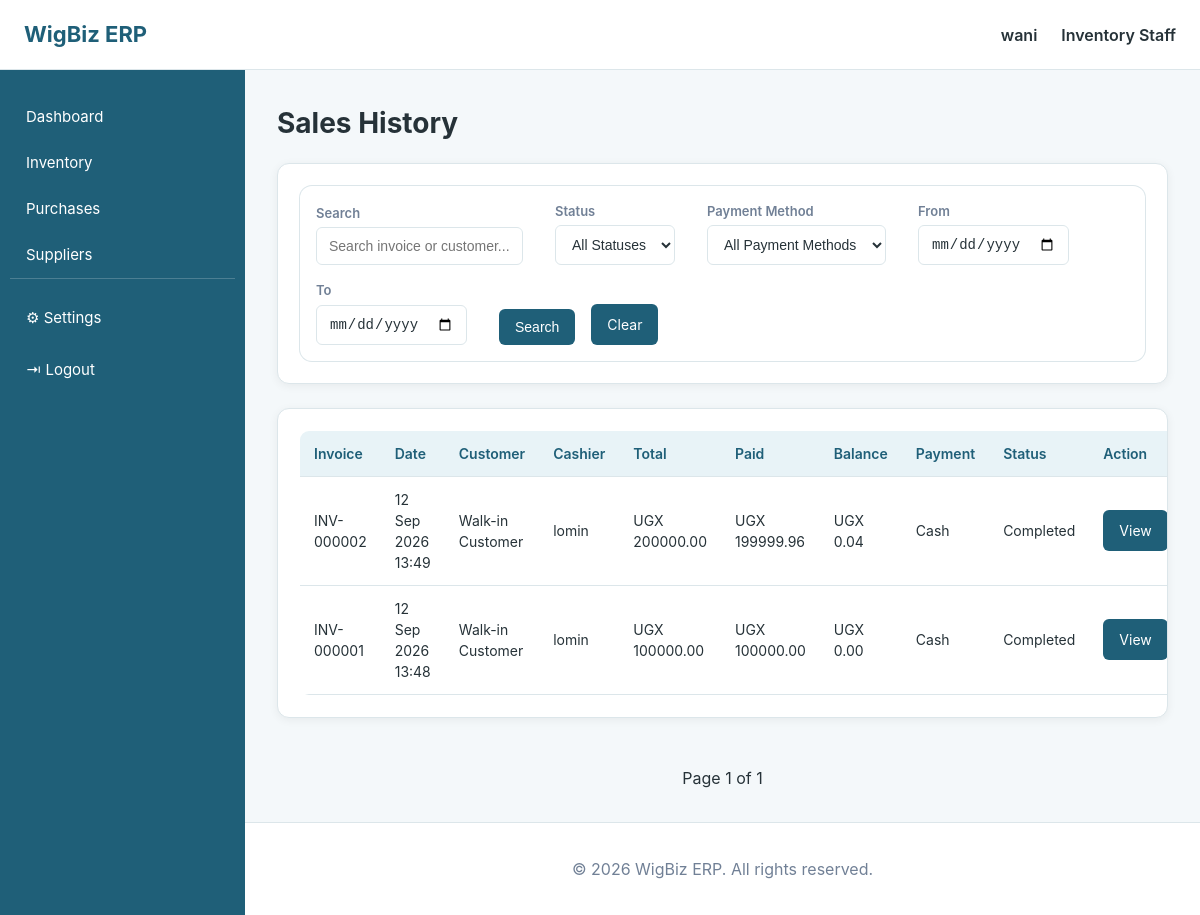
Page /sales/history/ (signed in) on the committed database.
### accounts/models.py (models this page shows, shortened)
class User(AbstractUser):
    phone = models.CharField(max_length=20, blank=True)
    role = models.ForeignKey(
        Role,
        on_delete=models.SET_NULL,
        null=True,
        blank=True,
        related_name="users",
    )
    created_at = models.DateTimeField(auto_now_add=True)

class Role(models.Model):
    name = models.CharField(max_length=50, unique=True)
    description = models.TextField(blank=True)
    created_at = models.DateTimeField(auto_now_add=True)

### sales/models.py (models this page shows, shortened)
class Sale(models.Model):
    PAYMENT_METHODS = (
        ("CASH", "Cash"),
        ("MOBILE_MONEY", "Mobile Money"),
        ("CARD", "Card"),
        ("BANK", "Bank"),
    )
    class Status(models.TextChoices):
        DRAFT = 'DRAFT', 'Draft'
        COMPLETED = 'COMPLETED', 'Completed'
        CANCELLED = 'CANCELLED', 'Cancelled'
        REFUNDED = 'REFUNDED', 'Refunded'
    status = models.CharField(
        max_length=20,
        choices=Status.choices,
        default=Status.DRAFT,
    )
    customer = models.ForeignKey(
        Customer,
        on_delete=models.SET_NULL,
        null=True,
        blank=True,
        related_name="sales"
        )
    invoice_number = models.CharField(max_length=50, unique=True)
    sale_date = models.DateTimeField(auto_now_add=True)
    subtotal = models.DecimalField(max_digits=12, decimal_places=2, default=0)
    discount = models.DecimalField(max_digits=10, decimal_places=2, default=0)
    tax = models.DecimalField(max_digits=10, decimal_places=2, default=0)
    total_amount = models.DecimalField(max_digits=12, decimal_places=2, default=0)
    paid_amount = models.DecimalField(max_digits=12, decimal_places=2, default=0)
    balance = models.DecimalField(max_digits=12, decimal_places=2, default=0)
    payment_method = models.CharField(max_length=20, choices=PAYMENT_METHODS, default="CASH")
    created_by = models.ForeignKey(User, on_delete=models.SET_NULL, null=True, related_name="sales_created")

### sales/views.py (the view)
# urls.py: path("history/",views.sales_history,name="sales_history",),
def sales_history(request):
    sales = (
        Sale.objects.select_related("customer","created_by",).order_by("-sale_date")
    )
    search = request.GET.get("search","").strip()
    if search:
        sales = sales.filter(
            Q(invoice_number__icontains=search)|Q(customer__name__icontains=search)
        )
    status = request.GET.get("status","")
    if status:
        sales = sales.filter(status=status)
    payment_method = request.GET.get("payment_method", "")
    if payment_method:
        sales = sales.filter(payment_method=payment_method)
    date_from_raw = request.GET.get("date_from","")
    date_to_raw = request.GET.get("date_to","")
    date_from = parse_date_or_none(date_from_raw)
    date_to = parse_date_or_none(date_to_raw)
    if date_from:
        sales = sales.filter(sale_date__date__gte=date_from)
    if date_to:
        sales = sales.filter(sale_date__date__lte=date_to)
    paginator = Paginator(sales,20)
    page_number = request.GET.get("page")
    page_obj = paginator.get_page(page_number)
    return render(
        request,
        "sales/sales_history.html",
        {
            "sales": page_obj,
            "search": search,
            "selected_status": status,
            "selected_payment_method":payment_method,
            "status_choices":Sale.Status.choices,
            "payment_choices":Sale.PAYMENT_METHODS,
            "date_from": date_from_raw,
            "date_to": date_to_raw,
        },
    )

### templates/sales/sales_history.html (shortened to what this page needs)
{% extends "base.html" %}
{% block content %}
<div class="page-header">
    <h1>
        Sales History
    </h1>
</div>
<div class="report-card">
    <form method="get">
        <div class="form-group">
            <label for="search">
                Search
            </label>
            <input
                type="text"
                id="search"
                name="search"
                placeholder="Search invoice or customer..."
                value="{{ search }}"
            >
        </div>
        <br>
        <div class="form-group">
            <label for="status">
                Status
            </label>
            <select
                id="status"
                name="status"
            >
                <option value="">
                    All Statuses
                </option>
            </select>
        </div>
        <br>
        <div class="form-group">
            <label for="payment_method">
                Payment Method
            </label>
            <select
                id="payment_method"
                name="payment_method"
            >
                <option value="">
                    All Payment Methods
                </option>
            </select>
        </div>
        <br>
        <div class="form-group">
            <label for="date_from">
                From
            </label>
            <input
                type="date"
                id="date_from"
                name="date_from"
                value="{{ date_from }}"
            >
        </div>
        <br>
        <div class="form-group">
            <label for="date_to">
                To
            </label>
            <input
                type="date"
                id="date_to"
                name="date_to"
                value="{{ date_to }}"
            >
        </div>
        <br>
        <button
            type="submit"
            class="btn btn-primary"
        >
            Search
        </button>
        <a
            href="{% url 'sales:sales_history' %}"
            class="btn btn-secondary"
        >
            Clear
        </a>
    </form>
</div>
<br>
<div class="report-card">
    <div class="table-container">
        <table>
            <thead>
                <tr>
                    <th>
                        Invoice
                    </th>
                    <th>
                        Date
                    </th>
                    <th>
                        Customer
                    </th>
                    <th>
                        Cashier
                    </th>
                    <th>
                        Total
                    </th>
                    <th>
                        Paid
                    </th>
                    <th>
                        Balance
                    </th>
                    <th>
                        Payment
                    </th>
                    <th>
                        Status
                    </th>
                    <th>
                        Action
                    </th>
                </tr>
            </thead>
            <tbody>
                {% for sale in sales %}
                    <tr>
                        <td>
                            {{ sale.invoice_number }}
                        </td>
                        <td>
                            {{ sale.sale_date|date:"d M Y H:i" }}
                        </td>
                        <td>
                            {% if sale.customer %}
                                {{ sale.customer }}
                            {% else %}
                                Walk-in Customer
                            {% endif %}
                        </td>
                        <td>
                            {% if sale.created_by %}
                                {{ sale.created_by.get_full_name|default:sale.created_by.username }}
                            {% else %}
                                —
                            {% endif %}
                        </td>
                        <td>
                            UGX {{ sale.total_amount }}
                        </td>
                        <td>
                            UGX {{ sale.paid_amount }}
                        </td>
                        <td>
                            UGX {{ sale.balance }}
                        </td>
                        <td>
                            {{ sale.get_payment_method_display }}
                        </td>
                        <td>
                            {% if sale.status == "COMPLETED" %}
                                <span class="status-success">
                                    {{ sale.get_status_display }}
                                </span>
                            {% elif sale.status == "CANCELLED" %}
                                <span class="status-danger">
                                    {{ sale.get_status_display }}
                                </span>
                            {% elif sale.status == "REFUNDED" %}
                                <span class="status-warning">
                                    {{ sale.get_status_display }}
                                </span>
                            {% else %}
                                <span class="status-warning">
                                    {{ sale.get_status_display }}
                                </span>
                            {% endif %}
                        </td>
                        <td>
                            <a
                                href="{% url 'sales:sale_detail' sale.pk %}"
                                class="btn btn-secondary"
                            >
                                View
                            </a>
                        </td>
                    </tr>
                {% empty %}
                    <tr>
                        <td colspan="10">
                            No sales found.
                        </td>
                    </tr>
                {% endfor %}
            </tbody>
        </table>
    </div>
</div>
<br>
<div class="pagination">
    <span>
        Page
        {{ sales.number }}
        of
        {{ sales.paginator.num_pages }}
    </span>
</div>
{% endblock %}

### templates/base.html (shortened to what this page needs)
{% load static %}
<!DOCTYPE html>
<html lang="en">
<head>
    <link rel="stylesheet"
          href="{% static 'css/dashboard.css' %}">
</head>
<body>
<header class="navbar">
    <div class="navbar-left">
        <span class="brand">
            WigBiz ERP
        </span>
    </div>
    <div class="navbar-right">
        {% if user.is_authenticated %}
            <span class="user-name">
                {{ user.username }}
            </span>
            {% if user.role %}
                <span class="user-role">
                    {{ user.role.name }}
                </span>
            {% endif %}
        {% else %}
            <a href="{% url 'accounts:login' %}">
                Login
            </a>
        {% endif %}
    </div>
</header>
<div class="layout">
{% if user.is_authenticated %}
<aside class="sidebar">
    <nav>
        <a href="{% url 'dashboard:dashboard' %}"
           class="{% if request.resolver_match.app_name == 'dashboard' %}active{% endif %}">
            <span>
                Dashboard
            </span>
        </a>
        {% if user.role and user.role.name == "Administrator" %}
            <a href="{% url 'sales:sales_history' %}"
               class="{% if request.resolver_match.url_name == 'sales_history' %}active{% endif %}">
                <span>
                    Sales
                </span>
            </a>
            <a href="{% url 'inventory:view_inventory' %}"
               class="{% if request.resolver_match.app_name == 'inventory' %}active{% endif %}">
                <span>
                    Inventory
                </span>
            </a>
            <a href="{% url 'purchase:view_purchase' %}"
               class="{% if request.resolver_match.app_name == 'purchase' %}active{% endif %}">
                <span>
                    Purchases
                </span>
            </a>
            <a href="{% url 'customers:customer_list' %}"
               class="{% if request.resolver_match.app_name == 'customers' %}active{% endif %}">
                <span>
                    Customers
                </span>
            </a>
            <a href="{% url 'suppliers:supplier_list' %}"
               class="{% if request.resolver_match.app_name == 'suppliers' %}active{% endif %}">
                <span>
                    Suppliers
                </span>
            </a>
            <a href="{% url 'employees:employee_list' %}"
               class="{% if request.resolver_match.app_name == 'employees' %}active{% endif %}">
                <span>
                    Employees
                </span>
            </a>
            <a href="{% url 'reports:dashboard' %}"
               class="{% if request.resolver_match.app_name == 'reports' %}active{% endif %}">
                <span>
                    Reports
                </span>
            </a>
            <a href="{% url 'accounts:user_list' %}"
               class="{% if request.resolver_match.url_name == 'user_list' %}active{% endif %}">
                <span>
                    Users
                </span>
            </a>
        <!-- =================================================
             MANAGER
             ================================================= -->
        {% elif user.role and user.role.name == "Inventory Staff" %}
            <a href="{% url 'inventory:view_inventory' %}"
               class="{% if request.resolver_match.app_name == 'inventory' %}active{% endif %}">
                <span>
                    Inventory
                </span>
            </a>
            <a href="{% url 'purchase:view_purchase' %}"
               class="{% if request.resolver_match.app_name == 'purchase' %}active{% endif %}">
                <span>
                    Purchases
                </span>
            </a>
            <a href="{% url 'suppliers:supplier_list' %}"
               class="{% if request.resolver_match.app_name == 'suppliers' %}active{% endif %}">
                <span>
                    Suppliers
                </span>
            </a>
        {% endif %}
        <div class="bottom-links">
            <a href="{% url 'accounts:settings' %}"
               class="{% if request.resolver_match.app_name == 'accounts' and request.resolver_match.url_name == 'settings' %}active{% endif %}">
                <span>
                    ⚙ Settings
                </span>
            </a>
            <a href="{% url 'accounts:logout' %}">
                <span>
                    ⇥ Logout
                </span>
            </a>
        </div>
    </nav>
</aside>
{% endif %}
<main class="main-content">
    {% block content %}
    {% endblock %}
</main>
</div>
<footer class="footer">
    <p>
        &copy; {% now "Y" %} WigBiz ERP.
        All rights reserved.
    </p>
</footer>
</body>
</html>

### rows in the picture
User: username "wani", role.name "Inventory Staff"
Sale: invoice_number "INV-000002", sale_date "12 Sep 2026 13:49", shows "Walk-in Customer", created_by.get_full_name "lomin", total_amount "200000.00", paid_amount "199999.96", balance "0.04", payment_method "Cash", status "Completed"
Sale: invoice_number "INV-000001", sale_date "12 Sep 2026 13:48", shows "Walk-in Customer", created_by.get_full_name "lomin", total_amount "100000.00", paid_amount "100000.00", balance "0.00", payment_method "Cash", status "Completed"

### other values in the picture
{{ sales.number }} "1"
{{ sales.paginator.num_pages }} "1"
